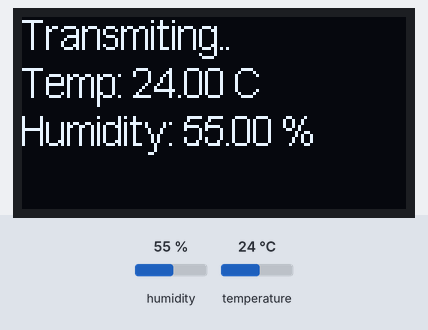
Simulated run of this sketch. Board: Arduino Uno, built with avr-gcc and run on an emulated ATmega328P. Parts: 128×64 one-colour display. The test bench sets the inputs (shaded band); at power-on: humidity 55 %, temperature 24 °C. No radio packets arrive unless stated; what the sketch prints to the serial monitor is not drawn.

Above: at 3.2 s.
3.3 s: humidity set to 22 %
At 7.6 s:
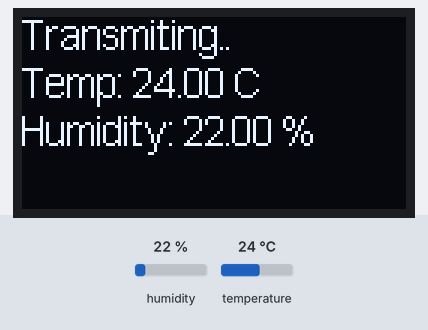
9.0 s: temperature set to 12 °C
At 13.0 s:
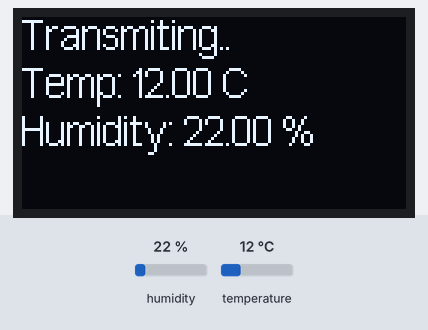
14.7 s: humidity set to 40 %
At 18.4 s:
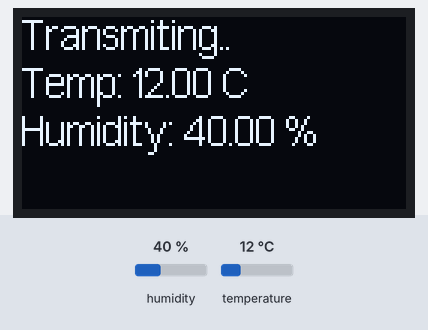
20.4 s: temperature set to 19 °C
At 23.8 s:
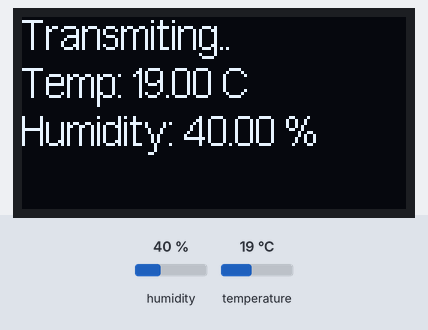
Timing chart, 0 to 25.3 s (numbered marks = the images above; inputs shaded):
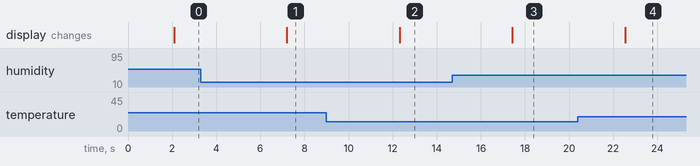

The sketch:

lora2_prk1_STA2_DHT22_TX_.ino
```cpp
//by : Nyoman Yudi Kurniawan
//for : TRSE - Undiksha - 2025
//www.aisi555.com

#include <SPI.h>
#include <LoRa.h>
#include <DHT.h>
#include "SSD1306Ascii.h"
#include "SSD1306AsciiWire.h"

// LoRa pins
#define LORA_CS_PIN 10
#define LORA_RST_PIN 9
#define LORA_DIO0_PIN 2

// DHT22 settings
#define DHT_PIN 3
#define DHT_TYPE DHT22
DHT dht(DHT_PIN, DHT_TYPE);

// OLED settings
#define I2C_ADDRESS 0x3C
#define RST_PIN -1

SSD1306AsciiWire oled;

void setup() {
  Serial.begin(9600);
  while (!Serial); // Wait for serial monitor to open


  Wire.begin();
  Wire.setClock(400000L);

  oled.begin(&Adafruit128x64, I2C_ADDRESS);

  oled.setFont(Arial14);
  oled.clear();
  oled.println("Initializing DHT TX...");

  // Initialize LoRa
  SPI.begin();
  LoRa.setPins(LORA_CS_PIN, LORA_RST_PIN, LORA_DIO0_PIN);
  if (!LoRa.begin(433E6)) { // Set frequency to 433 MHz
    Serial.println("LoRa initialization failed!");
    while (1);
  }
  Serial.println("LoRa initialized successfully.");

  oled.println("Lora OK !");
  delay(2000);

  // Initialize DHT22
  dht.begin();
}

void loop() {
  // Read temperature and humidity
  float temperature = dht.readTemperature();
  float humidity = dht.readHumidity();

  // Check if readings are valid
  if (isnan(temperature) || isnan(humidity)) {
    Serial.println("Failed to read from DHT22!");
    delay(2000); // Wait before retrying
    return;
  }

  // Convert to integers (multiply by 100)
  int tempInt = (int)(temperature * 100);
  int humidityInt = (int)(humidity * 100);

  // Print readings to serial monitor
  Serial.print("Temperature: ");
  Serial.print(temperature);
  Serial.print(" °C, Humidity: ");
  Serial.print(humidity);
  Serial.println(" %");

    // Update OLED with transmited  data
   oled.clear();
   oled.println("Transmiting..");
   oled.print("Temp: ");
   oled.print(temperature);
   oled.println(" C");
   oled.print("Humidity: ");
   oled.print(humidity);
   oled.println(" %");
  // Send data via LoRa
  LoRa.beginPacket();
  LoRa.print("Temp:");
  LoRa.print(tempInt);
  LoRa.print(",Humidity:");
  LoRa.print(humidityInt);
  LoRa.endPacket();

  delay(5000); // Wait 5 seconds before sending again
}
```

Measured:
- after the input at 3.3 s, the display: changes after 3.9 s (image 1)
- after the input at 9.0 s, the display: changes after 3.3 s (image 2)
- after the input at 14.7 s, the display: changes after 2.7 s (image 3)
- after the input at 20.4 s, the display: changes after 2.1 s (image 4)
